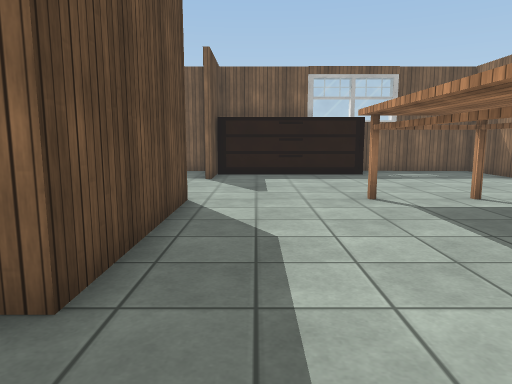
view 1 (above)

22 first-person views from a walk through a scene from a Unity 3-D project. The camera is 1.2 m above the floor, tilts 8° down and sees 70° across. Doors are open. The floor is counted in squares, 1 m on a side. Each view is taken from the middle of a square. On the plan, view 1 faces up. The plan holds only what a view shows up to about 15 squares ahead; the rest is blank. The player character is not drawn. Some surface patterns are stand-ins.

view 2
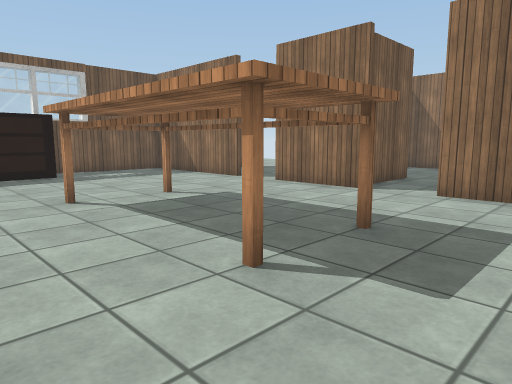

view 3
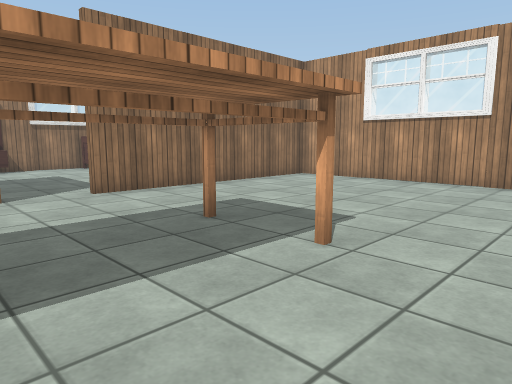

view 4
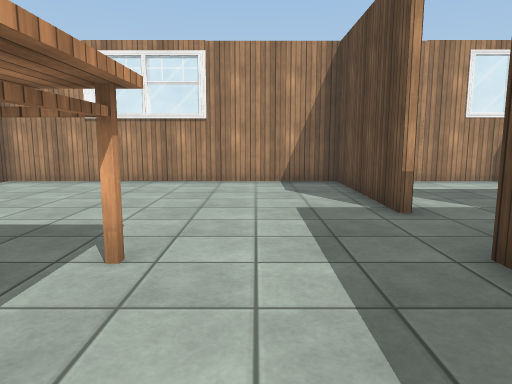

view 5
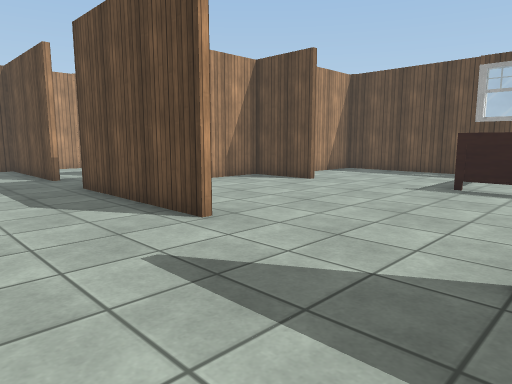

view 6
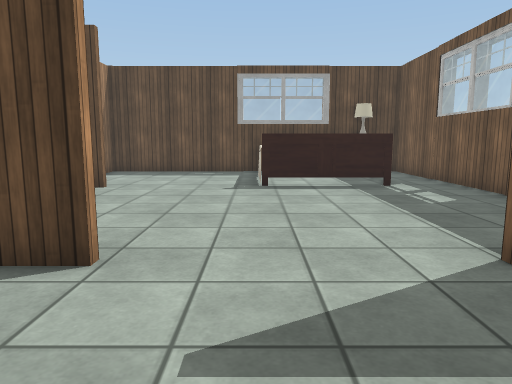

view 7
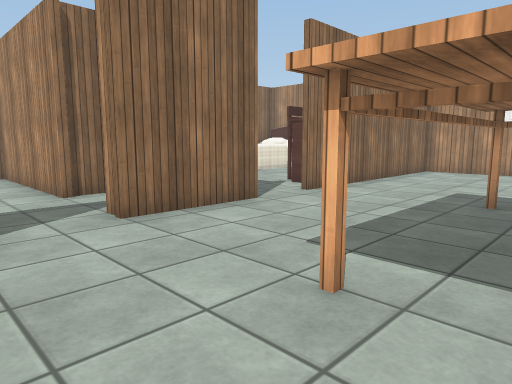

view 8
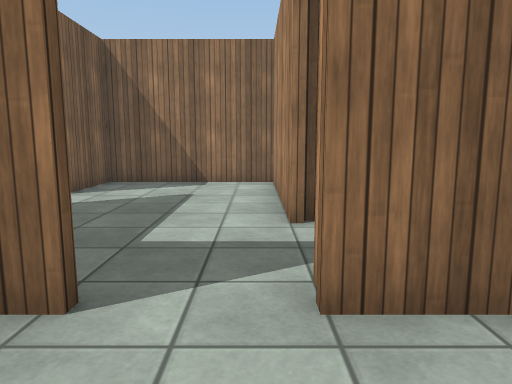

view 9
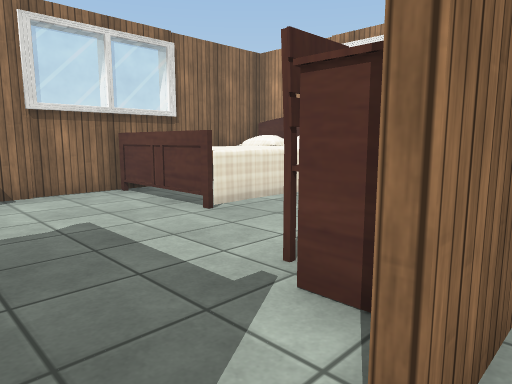

view 10
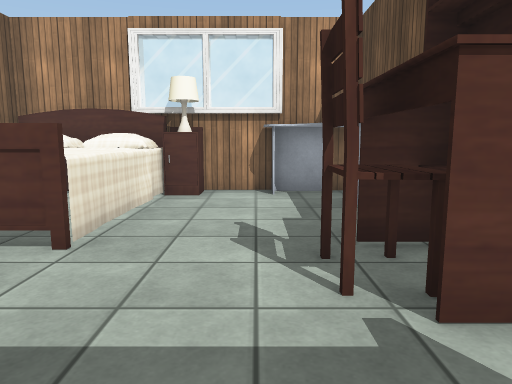

view 11
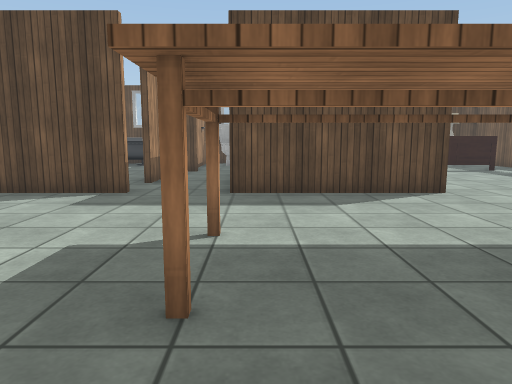

view 12
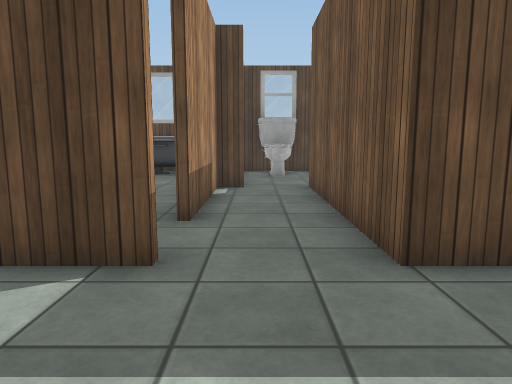

view 13
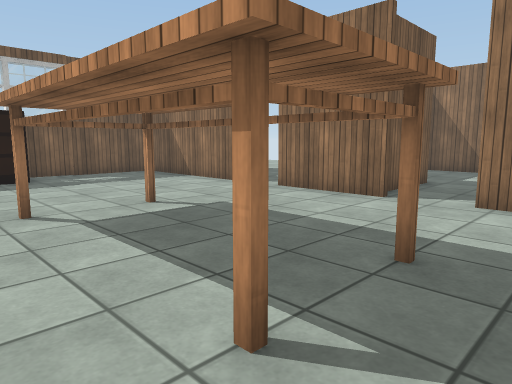

view 14
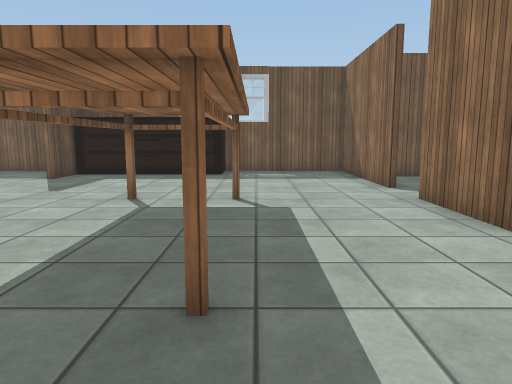

view 15
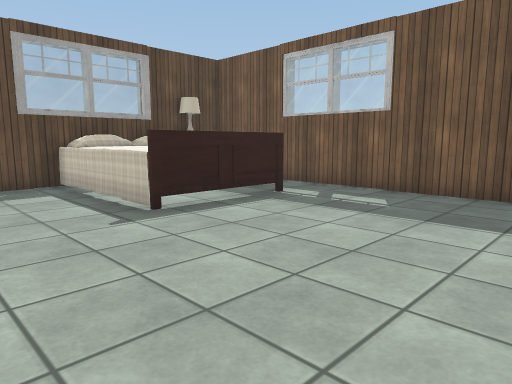

view 16
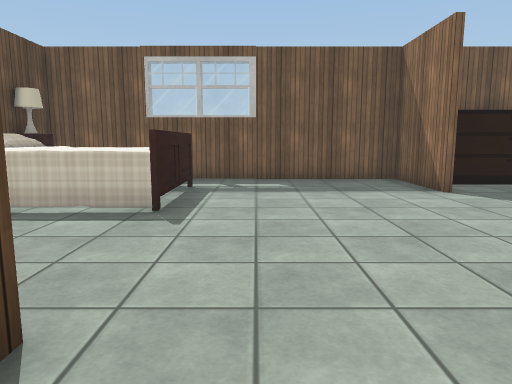

view 17
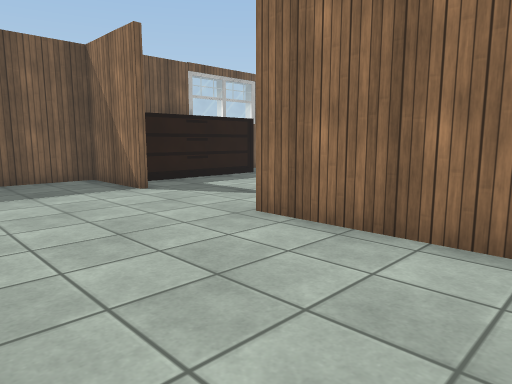

view 18
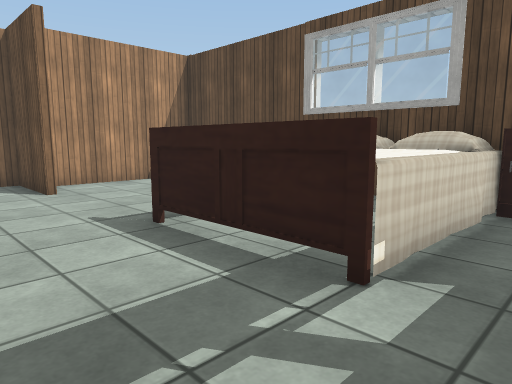

view 19
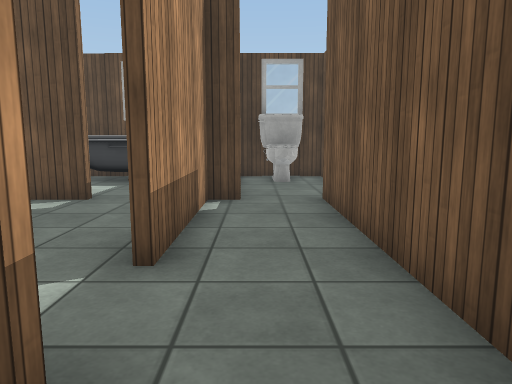

view 20
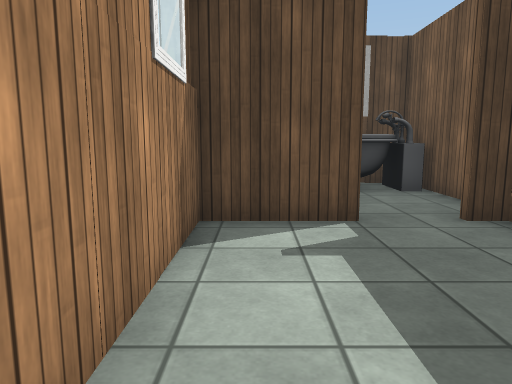

view 21
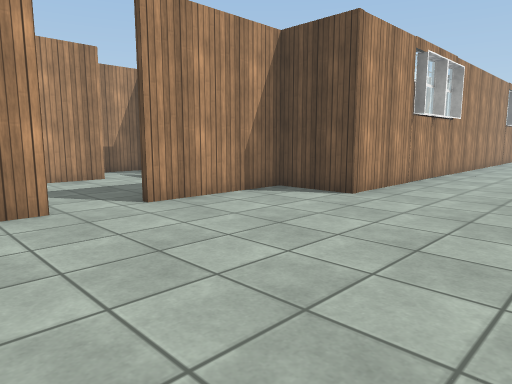

view 22
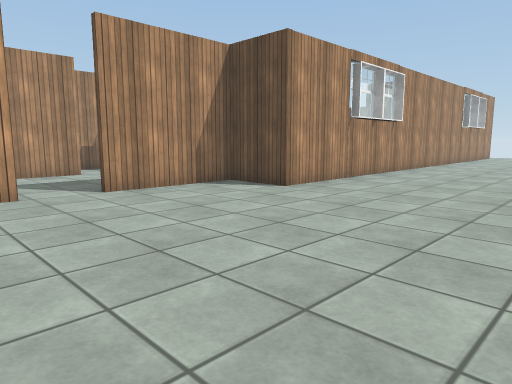

### Floor plan
Ten units are one square. View 1 is at (0, 0); x grows to the right and y downward. Boxes are objects, and circles mark ways between rooms. Rooms are numbered by the first view taken in them; rooms with no view inside come last. Other rooms are left out.
<svg viewBox="-130 -185 302 239">
<path fill="none" stroke="#000" d="M-16 -38 -16 -75M-14 -75 -14 -24 -76 -24M-14 -1 -14 48 84 48 84 44M84 -45 84 -75M84 -24 84 -29M-16 -114 -16 -125M84 -92 84 -145 38 -145M-14 -125 -14 -115M-74 -51 -74 -26 -52 -26M84 25 84 4M119 -49 92 -49M-15 -145 -124 -145 -124 -134M-74 0 -34 0M88 48 131 48M167 -48 167 -66M-124 -86 -124 -34 -80 -34M167 49 167 -31M-74 44 -74 48 -30 48M-74 1 -74 9M-12 -147 86 -147 86 -125 125 -125M141 -125 149 -125M111 -75 167 -75 167 -123 144 -123M106 -123 98 -123M114 -65 114 -75M86 -51 102 -51"/>
<rect x="-125" y="-135" width="50" height="50" fill="#bbb"><title>other object</title></rect>
<rect x="-15" y="-145" width="60" height="20" fill="#bbb"><title>other object</title></rect>
<rect x="15" y="-75" width="40" height="50" fill="#bbb"><title>other object</title></rect>
<rect x="85" y="25" width="30" height="20" fill="#bbb"><title>other object</title></rect>
<rect x="85" y="-25" width="10" height="30" fill="#bbb"><title>other object</title></rect>
<rect x="95" y="-15" width="10" height="20" fill="#bbb"><title>other object</title></rect>
<rect x="115" y="-5" width="50" height="50" fill="#bbb"><title>other object</title></rect>
<circle cx="-25" cy="5" r="3" fill="#2a7"/>
<circle cx="95" cy="-85" r="3" fill="#2a7"/>
<circle cx="135" cy="-120" r="3" fill="#2a7"/>
<circle cx="110" cy="-70" r="3" fill="#2a7"/>
<text x="20" y="-50">1</text>
<text x="-50" y="30">2</text>
<text x="30" y="-180">3</text>
<text x="130" y="-100">4</text>
<text x="100" y="-70">5</text>
</svg>
Room 1 opens to room 2. Room 1 opens to room 4. Room 3 opens to room 4. Room 4 opens to room 5.

Where each view was taken, in squares from view 1:
view 1: 0 up, 0 right, facing up
view 2: 0 up, 0 right, facing up-right
view 3: 6 up, 0 right, facing down-right
view 4: 6 up, 1 right, facing down
view 5: 12 up, 2 right, facing down-left
view 6: 9 up, 2 right, facing left
view 7: 10 up, 3 right, facing down-right
view 8: 8 up, 6 right, facing right
view 9: 4 up, 8 right, facing down-right
view 10: 4 up, 11 right, facing down
view 11: 3 up, 7 right, facing left
view 12: 1 up, 2 right, facing left
view 13: 1 up, 1 right, facing up-right
view 14: 0 up, 5 right, facing up
view 15: 6 up, 2 left, facing up-left
view 16: 3 up, 6 left, facing up
view 17: 3 up, 6 left, facing up-right
view 18: 14 up, 5 left, facing down-left
view 19: 1 up, 0 right, facing left
view 20: 4 down, 2 left, facing left
view 21: 19 up, 16 right, facing down-left
view 22: 21 up, 16 right, facing down-left
